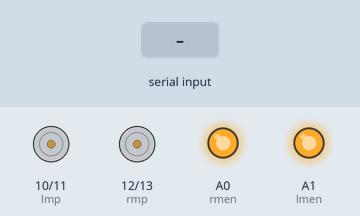
Simulated run of this sketch. Board: Arduino Uno, built with avr-gcc and run on an emulated ATmega328P. Parts: motor-driver pin pairs drawn as motors (green arrow = first pin HIGH = forward, orange = second pin HIGH = backward, longer = more drive), output pins drawn as LEDs (lit = HIGH). The test bench sets the inputs (shaded band).

Above: at 1.2 s.
1.3 s: "forward" received over Serial
At 2.5 s:
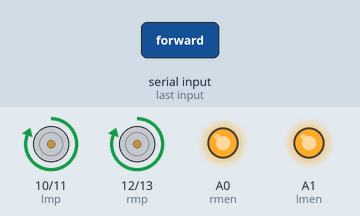
2.8 s: "backward" received over Serial
At 4.0 s:
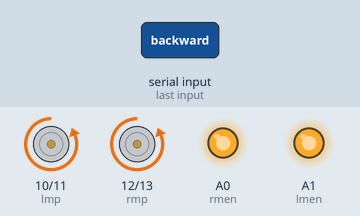
4.3 s: "left" received over Serial
At 5.0 s:
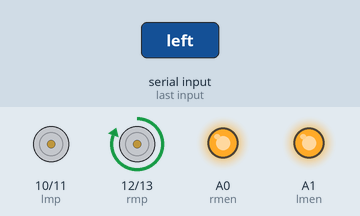
5.8 s: "right" received over Serial
At 6.5 s:
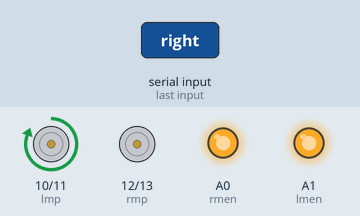
7.3 s: "stop" received over Serial
At 8.5 s:
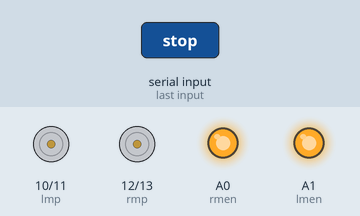
Timing chart, 0 to 9.8 s (numbered marks = the images above; inputs shaded):
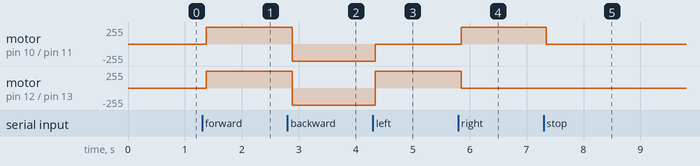

The sketch:

Voice_controlled_bot.ino
```cpp
#define rmp 12 //Replacing rmp with 3 every where in the program, so that we don't have to remember pin no.,as it is difficult to remember
#define rmn 13 //Same way as above
#define lmp 10 //Same way as above
#define lmn 11 //Same way as above
#define rmen A0
#define lmen A1
char key;
String command;
void setup()
{
  pinMode(rmp,OUTPUT); //Pintype declaration i.e. which pin is input and which output. As Arduino has to intruct motor to move,motor pins will be output
  pinMode(rmn,OUTPUT); //Same as above. And "rmn" and "rmp" means 'right motor negitive terminal' and 'right motor positive terminal' respectively. And so on for others.
  pinMode(lmp,OUTPUT); //Same as above
  pinMode(lmn,OUTPUT); //Same as above
  pinMode(rmen,OUTPUT);
  pinMode(lmen,OUTPUT);
  Serial.begin(9600); //9600 is default baud rate at which bluetooth module transfers information to Arduino
  analogWrite(rmen,130);
  analogWrite(lmen,135);
}

void loop()
{
  while(Serial.available()) //"Serial.available()" is a function which checks if Arduino is recieving information from Bluetooth module,if it is recieving signal then condition inside if() becomes true and then if()'s body is executed
  {
    delay(10);
    key=Serial.read();
    command+=key;

  }

  if(command=="forward"){fm();}
  else if(command == "backward"){bm();}
  else if(command == "left"){lm();}
  else if(command == "right"){rm();}
  else if(command == "stop"){st();}

  command="";

}

//function definitions
void fm() //forward motion function definition
{
  digitalWrite(lmp,HIGH); // Conditions For forward motion
  digitalWrite(lmn,LOW); // for forward motion we will assume that supplying all positive terminals of motors with positive potential(i.e.HIGH) and supplying all negative terminals of motors with zero or negative potential(i.e.LOW) the bot moves forward and so on for other motions
  digitalWrite(rmn,LOW);
  digitalWrite(rmp,HIGH);
}
void bm() //backward motion function definition
{
   digitalWrite(lmp,LOW); // Conditions For backward motion
  digitalWrite(lmn,HIGH);
  digitalWrite(rmn,HIGH);
  digitalWrite(rmp,LOW);
}
void lm() //left motion function definition
{
   digitalWrite(rmn,LOW); // Conditions For left motion
   digitalWrite(rmp,HIGH);
   digitalWrite(lmp,LOW);
   digitalWrite(lmn,LOW);
}
void rm() //right motion function definition
{
   digitalWrite(lmp,HIGH); // Conditions For right motion
   digitalWrite(lmn,LOW);
   digitalWrite(rmn,LOW);
   digitalWrite(rmp,LOW);

 }
void st() //stop motion function definition
{
   digitalWrite(lmp,LOW); // Conditions For stoping motion
  digitalWrite(lmn,LOW);
  digitalWrite(rmn,LOW);
  digitalWrite(rmp,LOW);
}
```

Measured:
- after the input at 1.3 s, motor on pin 10 (lmp) / pin 11 (lmn), motor on pin 12 (rmp) / pin 13 (rmn): stopped → forward 255/255 after 0.07 s
- after the input at 2.8 s, motor on pin 10 (lmp) / pin 11 (lmn), motor on pin 12 (rmp) / pin 13 (rmn): forward 255/255 → backward 255/255 after 0.08 s
- after the input at 4.3 s, motor on pin 10 (lmp) / pin 11 (lmn): backward 255/255 → stopped at once; motor on pin 12 (rmp) / pin 13 (rmn): backward 255/255 → forward 255/255 at once
- after the input at 5.8 s, motor on pin 10 (lmp) / pin 11 (lmn): stopped → forward 255/255 after 0.05 s; motor on pin 12 (rmp) / pin 13 (rmn): forward 255/255 → stopped after 0.05 s
- after the input at 7.3 s, motor on pin 10 (lmp) / pin 11 (lmn): forward 255/255 → stopped at once
